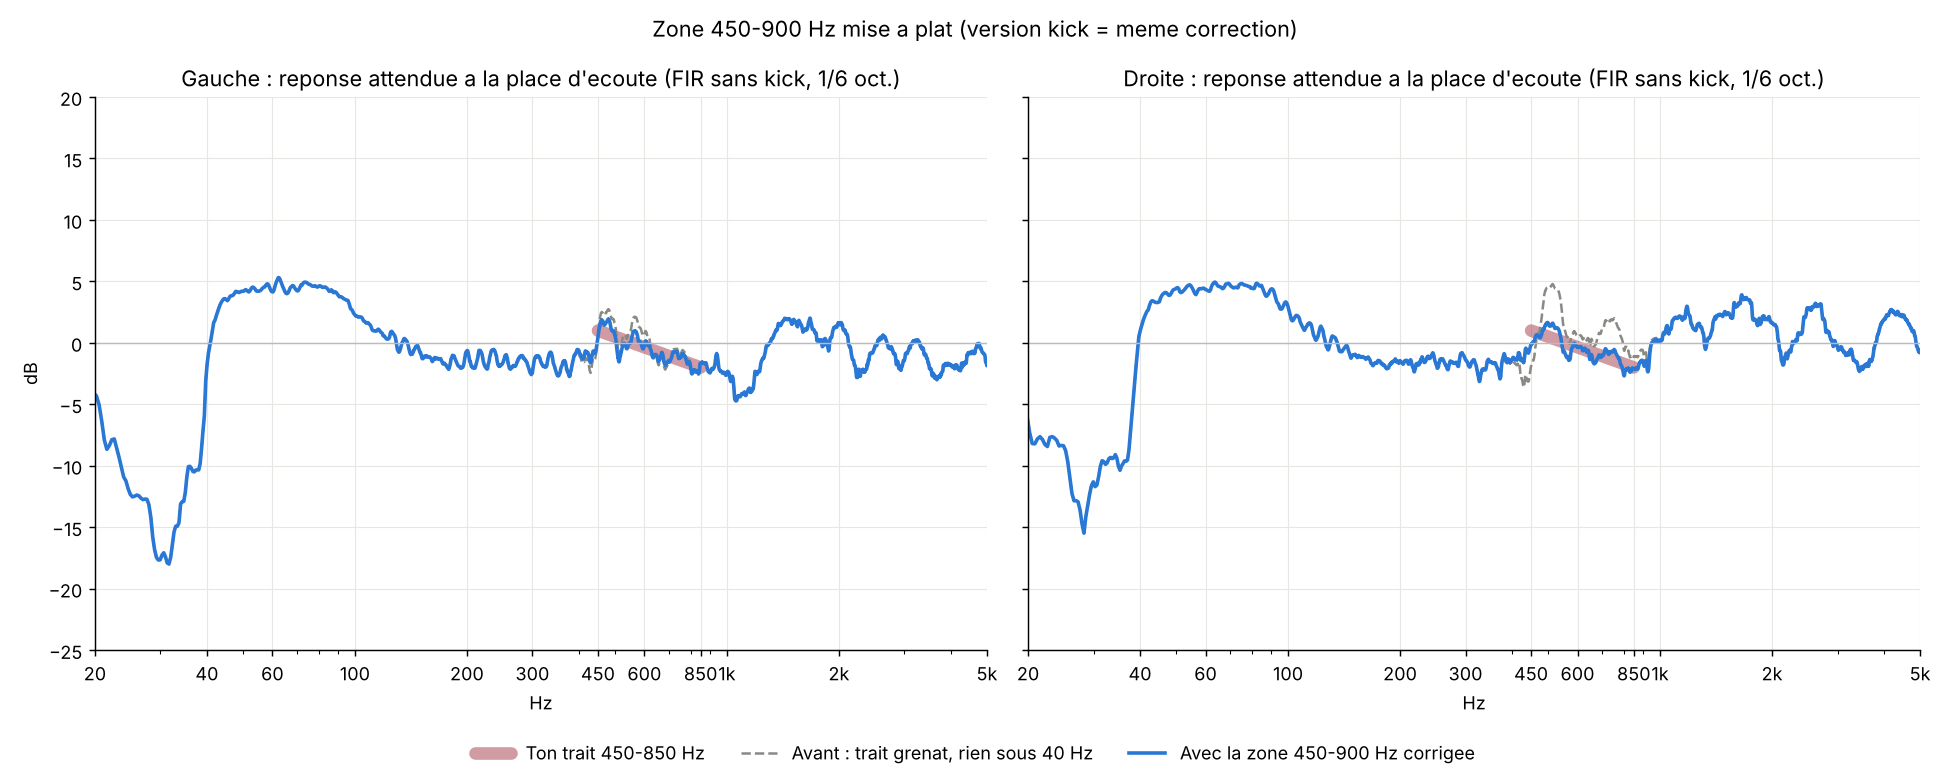

Write Python code to recreate this figure.
"""Zone 450-900 Hz « a plat » (trait de Rulio12 du 23/11/2026 sur la voie D, applique aux deux voies).
Cible : droite de +1 dB a 450 Hz a -2 dB a 850 Hz (cadre du graphique grenat : 1/6 oct., recale 200-500 Hz),
raccords 400-450 et 850-1000 Hz ; on ne touche ni au grave (< 400 Hz) ni au-dessus de 1 kHz.
Renfort limite a +4 dB (les creux etroits ne se comblent pas), coupe libre.
Depart : FIR *_grenat40 ; prevision = mesure verif_bouton_sans x (FIR / FIR de la mesure).

    python3 correction/convolution/medium.py   -> final/fir_{L,R}_{sanskick,kick}_grenat40m.raw, medium.png
"""
import os, sys
import numpy as np
D = os.path.dirname(os.path.abspath(__file__)); R = os.path.join(D, "..", "..")
FS = 44100; N = 1 << 17; f = np.fft.rfftfreq(N, 1 / FS); f1 = f.copy(); f1[0] = 1e-3
REF = (f >= 200) & (f <= 500)
db = lambda h: 20 * np.log10(np.abs(h) + 1e-12)
fir = lambda n: np.fft.rfft(np.fromfile(os.path.join(D, "final", n), "<f4").astype(float), N)
cible = np.interp(np.log(np.clip(f1, 450, 850)), np.log([450, 850]), [1.0, -2.0])
lg = lambda a, b: np.clip(np.log(f1 / a) / np.log(b / a), 0, 1)
w = (0.5 - 0.5 * np.cos(np.pi * lg(400, 450))) * (0.5 + 0.5 * np.cos(np.pi * lg(850, 1000)))


def smooth_db(x, frac):
    p = 10 ** (x / 10); cs = np.concatenate([[0], np.cumsum(p)])
    lo = np.searchsorted(f, f * 2 ** (-frac / 2)); hi = np.maximum(np.searchsorted(f, f * 2 ** (frac / 2), side="right"), lo + 1)
    return 10 * np.log10((cs[hi] - cs[lo]) / (hi - lo))


def min_phase(G, n):
    c = np.fft.irfft(np.log(10 ** (G / 20)), N); ww = np.zeros(N); ww[0] = 1; ww[1:N // 2] = 2; ww[N // 2] = 1
    h = np.fft.irfft(np.exp(np.fft.rfft(c * ww, N)), N)[:n]
    fade = n // 8; h[-fade:] *= 0.5 * (1 + np.cos(np.linspace(0, np.pi, fade)))
    return h


z = np.load(os.path.join(R, "mesure/resultats/ir/verif_bouton_sans.npz"))
res = {}
for ch in "LR":
    base = np.fft.rfft(z[ch], N) / fir(f"fir_{ch}_sanskick_avant38.raw")
    off = np.mean(smooth_db(db(base * fir(f"fir_{ch}_sanskick_b7f76.raw")), 1 / 6)[REF])   # meme cadre que grenat.png
    avant = smooth_db(db(base * fir(f"fir_{ch}_sanskick_grenat40.raw")), 1 / 6) - off
    delta = np.minimum(smooth_db(cible - avant, 1 / 6) * w, 4.0)
    for v in ("sanskick", "kick"):
        h0 = np.fromfile(os.path.join(D, "final", f"fir_{ch}_{v}_grenat40.raw"), "<f4").astype(float)
        G = db(np.fft.rfft(h0, N))
        G = G + delta
        h = min_phase(G, len(h0)); h.astype("<f4").tofile(os.path.join(D, "final", f"fir_{ch}_{v}_grenat40m.raw"))
        if v == "sanskick":
            apres = smooth_db(db(base * np.fft.rfft(h, N)), 1 / 6) - off
            res[ch] = (avant, apres)
            sel = (f >= 450) & (f <= 850)
            gl = db(np.fft.rfft(h, N)); g0 = db(np.fft.rfft(h0, N))
            print(ch, "ecart au trait 450-850 Hz : avant", round(float(np.std((avant - cible)[sel])), 2), "apres", round(float(np.std((apres - cible)[sel])), 2),
                  "| sous 40 Hz vs avant max", round(float((gl - g0)[(f > 20) & (f < 40)].max()), 2), "| crete", round(float(gl[f < 20000].max()) - 20.5, 1), "dBFS")

import matplotlib; matplotlib.use("Agg"); import matplotlib.pyplot as plt, matplotlib.ticker
fig, ax = plt.subplots(1, 2, figsize=(15, 6), sharey=True)
for j, (ch, nom) in enumerate((("L", "Gauche"), ("R", "Droite"))):
    a, b = res[ch]; m = (f >= 450) & (f <= 850)
    ax[j].plot(f[m], cible[m], color="#9b2335", lw=7, alpha=0.45, solid_capstyle="round", label="Ton trait 450-850 Hz")
    ax[j].plot(f[1:], a[1:], color="#8a8a85", lw=1.4, ls="--", label="Avant : trait grenat, rien sous 40 Hz")
    ax[j].plot(f[1:], b[1:], color="#2a78d6", lw=2.0, label="Avec la zone 450-900 Hz corrigee")
    ax[j].set_title(f"{nom} : reponse attendue a la place d'ecoute (FIR sans kick, 1/6 oct.)")
    ax[j].set_xscale("log"); ax[j].set_xlim(20, 5000); ax[j].set_ylim(-25, 20); ax[j].axhline(0, color="#bbb", lw=0.8)
    t = [20, 40, 60, 100, 200, 300, 450, 600, 850, 1000, 2000, 5000]
    ax[j].set_xticks(t); ax[j].set_xticklabels([str(x) if x < 1000 else f"{x // 1000}k" for x in t])
    ax[j].xaxis.set_minor_formatter(matplotlib.ticker.NullFormatter()); ax[j].grid(True, color="#e6e6e3", lw=0.6); ax[j].set_xlabel("Hz")
    for sp in ("top", "right"): ax[j].spines[sp].set_visible(False)
ax[0].set_ylabel("dB")
h_, l_ = ax[0].get_legend_handles_labels(); fig.legend(h_, l_, loc="lower center", ncol=3, fontsize=10, frameon=False)
fig.suptitle("Zone 450-900 Hz mise a plat (version kick = meme correction)", fontsize=12)
fig.tight_layout(rect=(0, 0.06, 1, 1)); fig.savefig(os.path.join(D, "medium.png"), dpi=130)
